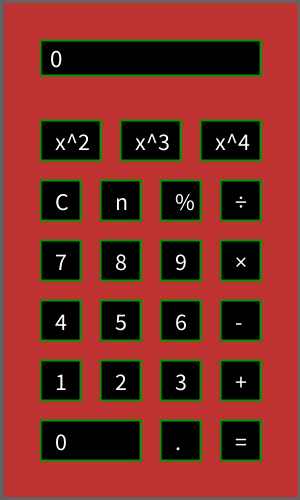
Frame 1 (no input)
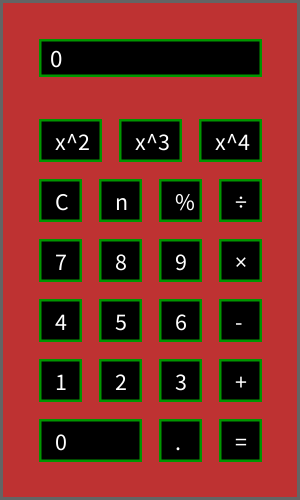
Frame 60 (the mouse pressed at the canvas centre just before this capture)
Frame 120 (the mouse held since frame 60 and released just before this capture): identical to frame 60, image omitted

The Processing sketch that drew these frames (run headless with seeded random() and noise(); from frame 60 on, the mouse is pressed at the canvas centre):

// Processing sketch: Calculator
// ── Calculator.pde
//Initiate each of the classification of buttons
CalcButton[] numButtons = new CalcButton[10];
CalcButton[] opButtons = new CalcButton[10];
CalcButton[] spButtons = new CalcButton[2];

//Global variables
String displayValue = "0";
String valueToCompute = ""; //string value left of op
String valueToCompute2 = ""; //string value right of op
float valueToComputeI = 0; //float value left of op
float valueToComputeI2 = 0; //float value right of op
float result = 0;
char opValue;
boolean firstNum;

void setup() {
  size(300, 500);
  background(190, 50, 50);
  noFill();
  strokeWeight(3);
  stroke(100);
  rect(1, 1, 297, 497);

  //Populate number buttons
  numButtons[0] = new CalcButton(40, 420).asNumber(0, 100, 40);
  numButtons[1] = new CalcButton(40, 360).asNumber(1, 40, 40);
  numButtons[2] = new CalcButton(100, 360).asNumber(2, 40, 40);
  numButtons[3] = new CalcButton(160, 360).asNumber(3, 40, 40);
  numButtons[4] = new CalcButton(40, 300).asNumber(4, 40, 40);
  numButtons[5] = new CalcButton(100, 300).asNumber(5, 40, 40);
  numButtons[6] = new CalcButton(160, 300).asNumber(6, 40, 40);
  numButtons[7] = new CalcButton(40, 240).asNumber(7, 40, 40);
  numButtons[8] = new CalcButton(100, 240).asNumber(8, 40, 40);
  numButtons[9] = new CalcButton(160, 240).asNumber(9, 40, 40);

  opButtons[0] = new CalcButton(220, 360).asOperator("+", 40, 40);                                                                                                                                                                                                      
  opButtons[1] = new CalcButton(220, 300).asOperator("-", 40, 40);
  opButtons[2] = new CalcButton(220, 240).asOperator("×", 40, 40);
  opButtons[3] = new CalcButton(220, 180).asOperator("÷", 40, 40);
  opButtons[4] = new CalcButton(220, 420).asOperator("=", 40, 40);
  opButtons[5] = new CalcButton(40, 180).asOperator("C", 40, 40);
  opButtons[6] = new CalcButton(160, 180).asOperator("%", 40, 40);
  opButtons[7] = new CalcButton(40, 120).asOperator("x^2", 60, 40);
  opButtons[8] = new CalcButton(120, 120).asOperator("x^3", 60, 40);
  opButtons[9] = new CalcButton(200, 120).asOperator("x^4", 60, 40);
  
  spButtons[0] = new CalcButton(100, 180).asSpecial("n", 40, 40);
  spButtons[1] = new CalcButton(160, 420).asSpecial(".", 40, 40);

  firstNum = true;
}

void draw() {
  //draw number buttons
  for (int i = 0; i<numButtons.length; i++) {
    CalcButton inumButton = numButtons[i];
    inumButton.display();
  }

  //draw op buttons
  for (int i = 0; i<opButtons.length; i++) {
    CalcButton iopButton = opButtons[i];
    iopButton.display();
  }
  
  //draw sp buttons
  for (int i = 0; i<spButtons.length; i++) {
    CalcButton ispButton = spButtons[i];
    ispButton.display();
  }
  updateDisplay();
}

void performCalculation() {
  //set string values to integers
  valueToComputeI = float(valueToCompute);
  valueToComputeI2 = float(valueToCompute2);

  //perform calculation based on the appropriate operator
  if (opValue == '+') {
    result = valueToComputeI + valueToComputeI2;
    displayValue = str(result);
  } else if (opValue == '-') {
    result = valueToComputeI - valueToComputeI2;
    displayValue = str(result);
  } else if (opValue == '×') {
    result = valueToComputeI * valueToComputeI2;
    displayValue = str(result);
  } else if (opValue == '/') {
    result = valueToComputeI / valueToComputeI2;
    displayValue = str(result); 

    //let = work multiple times
    if (firstNum) {
      valueToCompute = displayValue;
    } else {
      valueToCompute = displayValue;
      valueToCompute2 = "";
    }
  } else if (opValue == 'n') {
    if (firstNum) {
      valueToComputeI = valueToComputeI*-1;
      displayValue = str(valueToComputeI);
    } else {
      valueToComputeI2 = valueToComputeI2*-1;
      displayValue = str(valueToComputeI );
    }
  }
}

void updateDisplay() {
  fill(0);
  rect(40, 40, 220, 35);
  fill(255);
  textSize(25);
  text(displayValue, 50, 67);
}

void mousePressed() {
  for (int i = 0; i<numButtons.length; i++) {
    CalcButton inumButton = numButtons[i];
    inumButton.click();
    if (inumButton.on) {
      if (firstNum) {
        valueToCompute += int(inumButton.numButtonValue);
        displayValue = valueToCompute;
      } else {
        valueToCompute2 += int(inumButton.numButtonValue);
        displayValue = valueToCompute2;
      }
    }
  }
  for (int i=0; i<opButtons.length; i++) {
    CalcButton iopButton = opButtons[i];
    iopButton.click();
    if (iopButton.on) {
      if (iopButton.opButtonValue == "+") {
        if (result !=0) {
          opValue = '+';
          valueToCompute2 = "";
          firstNum = false;
          displayValue = "+";
        } else {
          opValue = '+';
          firstNum = false;
          displayValue = "+";
        }
      } else if (iopButton.opButtonValue == "-") {
        if (result !=0) {
          opValue = '-';
          valueToCompute2 = "";
          firstNum = false;
          displayValue = "-";
        } else {
          opValue = '-';
          firstNum = false;
          displayValue = "-";
        }
      } else if (iopButton.opButtonValue == "=") {
        //Perform Calculation
        firstNum = true;
        performCalculation();
      } else if (iopButton.opButtonValue == "C") {
        displayValue = "0";
        opValue = 'C';
        valueToCompute = "";
        valueToCompute2 = "";
        valueToComputeI = 0;
        valueToComputeI2 = 0;
        result = 0;
        firstNum = true;
      } else if (iopButton.opButtonValue == "×") {
        if (result !=0) {
          opValue = '×';
          valueToCompute2 = "";
          firstNum = false;
          displayValue = "×";
        } else {
          opValue = '×';
          firstNum = false;
          displayValue = "×";
        } 
      } else if (iopButton.opButtonValue == "n") {
        opValue = 'n';
        performCalculation();
      }
    }
  }
  for (int i=0; i<spButtons.length;i++) {
    CalcButton ispButton = spButtons[i];
    ispButton.click();
    if (ispButton.on) {
      if (ispButton.spButtonValue == ".") {
        if (ispButton.on && firstNum == true) {
          valueToCompute += ispButton.spButtonValue;
          displayValue = valueToCompute;
        } else if (ispButton.on && firstNum == false) {
          valueToCompute2 += ispButton.spButtonValue;
          displayValue = valueToCompute2;
        }
      }
    }
  }
}
class CalcButton {

  // Class variables
  boolean isNumber;
  boolean isSpecial;
  float numButtonValue;
  String opButtonValue;
  String spButtonValue;
  float xpos;
  float ypos;
  int boxSize = 40;
  int buttonW = 40;
  int buttonH = 40;
  boolean on = false;

  CalcButton(float tempXpos, float tempYpos) {
    xpos = tempXpos;
    ypos = tempYpos;
  }

  //Constructor for numbers
  CalcButton asNumber(float tempNumButtonValue, int tempW, int tempH) {
    isNumber = true;
    numButtonValue = tempNumButtonValue;
    buttonW = tempW; 
    buttonH = tempH;
    return this;
  }

  //Constructor for operators
  CalcButton asOperator(String tempOpButtonValue, int tempW, int tempH) {
    opButtonValue = tempOpButtonValue;
    buttonW = tempW; 
    buttonH = tempH;
    return this;
  }
  //Constructor for special
  CalcButton asSpecial(String buttonValue, int tempW, int tempH) {
    isSpecial = true;
    spButtonValue = buttonValue;
    buttonW = tempW; 
    buttonH = tempH;
    return this;
  }

  void display() {
    //Draw rounded button
    if (isNumber) {
      fill(0);
      stroke(0, 150, 0);
      strokeWeight(2);
      rect(xpos, ypos, buttonW, buttonH);
      fill(255);
      textSize(24);
      text(int(numButtonValue), xpos+15, ypos+30);
    } else if (isSpecial) {
      fill(0);
      stroke(0, 150, 0);
      strokeWeight(2);
      rect(xpos, ypos, boxSize, boxSize);
      fill(255);
      textSize(24);
      text(spButtonValue, xpos+15, ypos+30);
    } else {
      fill(0);
      stroke(0, 150, 0);
      strokeWeight(2);
      rect(xpos, ypos, buttonW, buttonH);
      fill(255);
      textSize(24);
      text(opButtonValue, xpos+15, ypos+30);
    }
  }

  void click() {
    on = mouseX > xpos && mouseX < xpos+boxSize && mouseY > ypos && mouseY < ypos+boxSize;
    }
}
